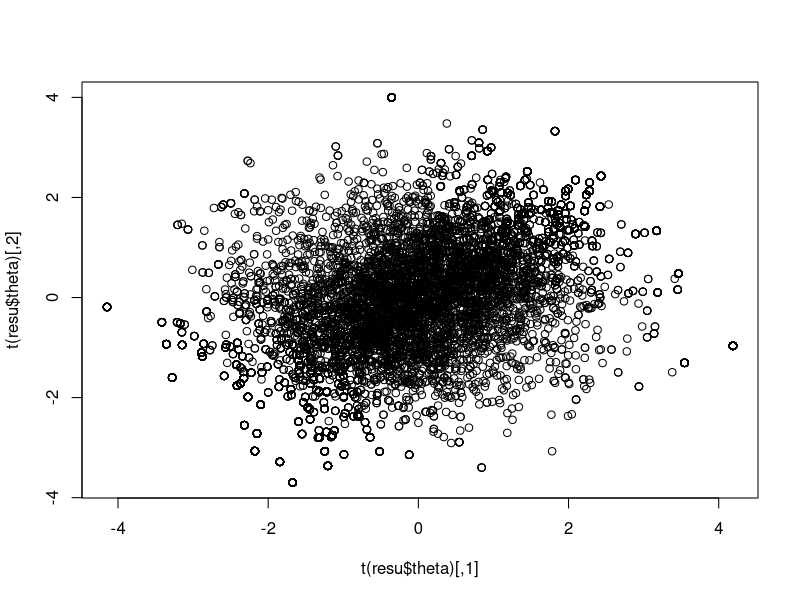
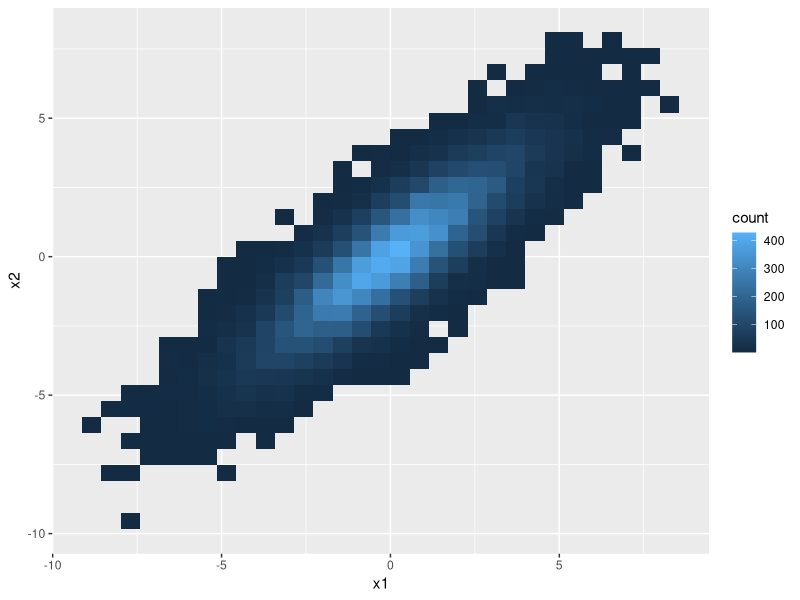
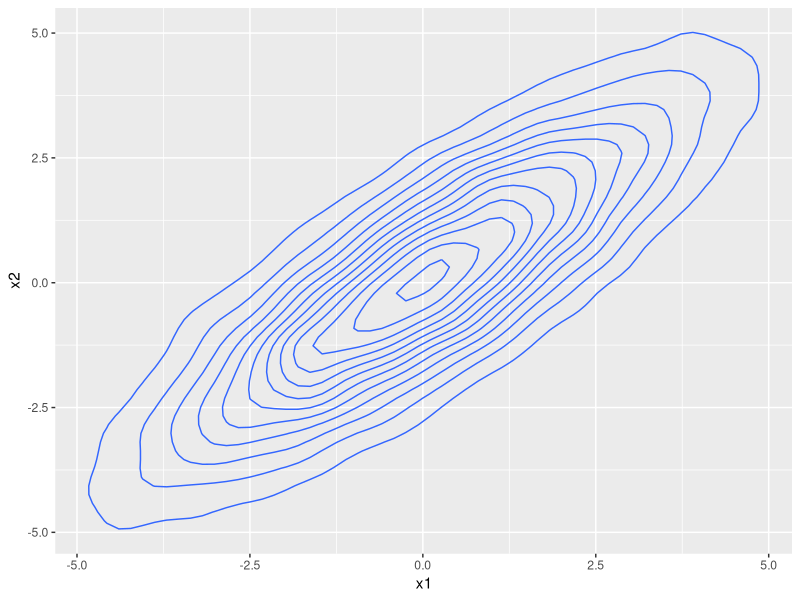
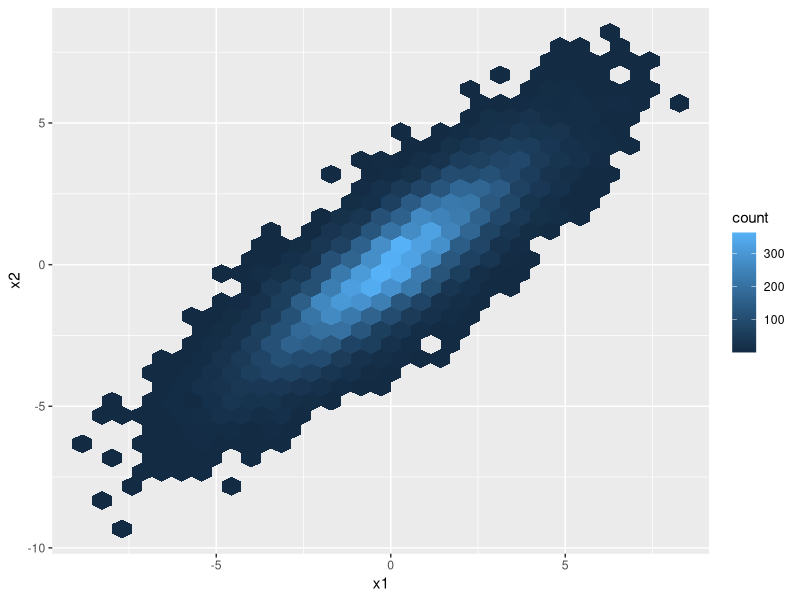

These figures' R source, in order:
# Metropolis Hastings -------------------------------------------------------------------------
library(tibble)
library(ggplot2)

# helpers -----------------------------------------------------------------
pdf_mvnorm <- function(x, mu, Sigma, P = NULL, d) {
  eps <- .Machine$double.eps^.4
  if (is.null(P)) {
    tmp <- La.svd(Sigma)
    D <- sqrt(tmp$d)
    D <- pmax(D, eps)
    D.inv <- 1 / D
    sqrtP <- D.inv * tmp$vt
    sqrtP[abs(sqrtP) == Inf] <- 0
  }
  K <- (2*pi)**-(d/2)
  p <- det(Sigma)^-0.5  *exp(-0.5*crossprod(sqrtP %*% (x - mu)))
  return(p*K)
}

pdf_mvstudent <- function(x, nu, mu, Sigma, P = NULL, d) {
  eps <- .Machine$double.eps^.4
  if (is.null(P)) {
    tmp <- La.svd(Sigma)
    D <- sqrt(tmp$d)
    D <- pmax(D, eps)
    D.inv <- 1 / D
    sqrtP <- D.inv * tmp$vt
    sqrtP[abs(sqrtP) == Inf] <- 0
  }
  K <- gamma(0.5*(nu+d))/(gamma(0.5*nu)*(nu*pi)**(0.5*d))
  p <- det(Sigma)**-0.5*(1+nu**-1*crossprod(sqrtP %*% (x - mu)))**(-0.5*(nu+d))
  return(p*K)
  }

draw_mvn <- function(mu, Sigma, d, P=NULL){
  eps <- .Machine$double.eps^.4
  if (is.null(P)) {
    tmp <- La.svd(Sigma)
    D <- sqrt(tmp$d)
    D <- pmax(D, eps)
    sqrtSigma <- D*tmp$vt
  }
  
  x <- mu + t(sqrtSigma)%*%matrix(rnorm(d))
  return(x)
}

# Metropolis Hastings -------------------------------------------------------------------------
metropolis_hastings <- function(target,
                                proposal,
                                draw_proposal,
                                niter,
                                d) {
  theta <- matrix(NA, nrow = d, ncol = niter)
  alpha <- vector(mode = "numeric", length = niter)
  
  # 1.) draw initial value
  # 2.) repeat fot i in 1,...,niter
  theta_last <- matrix(c(1,1), nrow=2)
  
  for (i in 1:niter) {
    
    # a.) draw caindidate theta*
    theta_cand <- draw_proposal()
    
    # b.) calc alpha
    log_alpha <- log(target(theta_cand)) +
      log(proposal(theta_last)) -
      log(target(theta_last)) -
      log(proposal(theta_cand))
    
    alpha[i] <- exp(log_alpha)
    
    # c.)
    #browser()
    if (alpha[i] >= 1) {
      # accept draw
      theta[, i] <- theta_cand
      theta_last <- theta_cand
    } else {
      if (alpha[i] > runif(1)) {
        # accept with prop alpha
        theta[, i] <- theta_cand
        theta_last <- theta_cand
      }
      else {
        # reject
        theta[, i] <- theta_last
      }
    }
  }
  
  return(list(theta = theta, alpha = alpha))
}


# target 
target <-function(x){
  p <- pdf_mvstudent(x,
              nu = 2,
              mu = matrix(c(0, 0)),
              Sigma = matrix(c(4.59, 3.88, 3.88, 4.59), nrow=2),
              d = 2)
  return(p)
  }

# proposal
proposal <- function(x){
  p <- pdf_mvnorm(x,
                  mu = matrix(c(0, 0)),
                  Sigma = diag(2),
                  d = 2,
                  P=NULL)
  return(p)
  }

# draw from proposal
draw_proposal <- function(){
  x <- draw_mvn(mu = matrix(c(0, 0)),
                Sigma = diag(2),
                d = 2,
                P=NULL)
  return(x)
}

# sample
resu <- metropolis_hastings(target, proposal, draw_proposal, niter=10000, d=2)

# MCMC estimates
rowMeans(resu$theta)
var(t(resu$theta))

mean(pmin(1, resu$alpha))

plot(t(resu$theta))



# plot bivariate mvn
e1 <- matrix(c(6 , 6))
e2 <- matrix(c(0.5, -0.5))
crossprod(e1, e2)
v1 <- sqrt(crossprod(e1)[1])
v2 <- sqrt(crossprod(e2)[1])
e1 <- e1/v1
e2 <- e2/v2
Q <- cbind(e1, e2)
Lambda <- diag(c(v1, v2))
Sigma <- Q%*%Lambda%*%t(Q)

# L <- matrix(c(1, -0.9, 0, -1), nrow = 2, ncol = 2)
# Sigma <- tcrossprod(L)
# Sigma <- diag(2)
# Sigma <- matrix(c(4.0, -9.6, -9.6, 64.0), nrow=2)
mu <- matrix(c(0,0))

nsim <- 20000
x <- matrix(0, nrow=2, ncol=nsim)
for (i in 1:nsim){
  x[,i] <- draw_mvn(mu, Sigma, 2)
}
cov(t(x))


data <- tibble(x1 = x[1, ], x2=x[2, ])

ggplot(data, aes(x=x1, y=x2))+
  geom_bin2d()

ggplot(data, aes(x=x1, y=x2))+
  geom_density2d()

ggplot(data, aes(x=x1, y=x2))+
  geom_hex()
